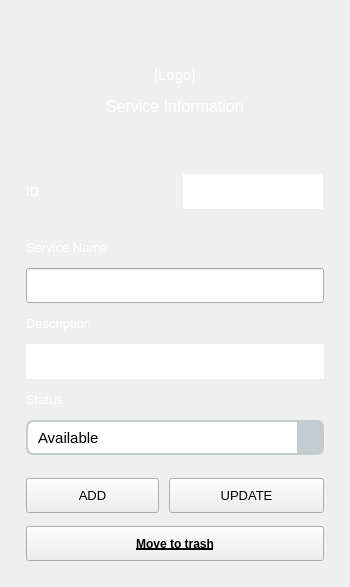
                 <widget class="QWidget" name="add_category" native="true">
                  <property name="sizePolicy">
                   <sizepolicy hsizetype="Expanding" vsizetype="Expanding">
                    <horstretch>0</horstretch>
                    <verstretch>0</verstretch>
                   </sizepolicy>
                  </property>
                  <property name="minimumSize">
                   <size>
                    <width>350</width>
                    <height>500</height>
                   </size>
                  </property>
                  <property name="maximumSize">
                   <size>
                    <width>360</width>
                    <height>16777215</height>
                   </size>
                  </property>
                  <property name="styleSheet">
                   <string notr="true">#cat_id_label, #cat_name_label, #cat_description_label, #cat_status_label, #cat_info_label, #cat_logo{
	color: white;
}</string>
                  </property>
                  <layout class="QVBoxLayout" name="verticalLayout_36">
                   <property name="spacing">
                    <number>13</number>
                   </property>
                   <property name="leftMargin">
                    <number>26</number>
                   </property>
                   <property name="topMargin">
                    <number>26</number>
                   </property>
                   <property name="rightMargin">
                    <number>26</number>
                   </property>
                   <property name="bottomMargin">
                    <number>26</number>
                   </property>
                   <item>
                    <spacer name="verticalSpacer_12">
                     <property name="orientation">
                      <enum>Qt::Vertical</enum>
                     </property>
                     <property name="sizeHint" stdset="0">
                      <size>
                       <width>20</width>
                       <height>40</height>
                      </size>
                     </property>
                    </spacer>
                   </item>
                   <item alignment="Qt::AlignHCenter|Qt::AlignVCenter">
                    <widget class="QLabel" name="cat_logo">
                     <property name="font">
                      <font>
                       <pointsize>11</pointsize>
                      </font>
                     </property>
                     <property name="text">
                      <string>[Logo]</string>
                     </property>
                    </widget>
                   </item>
                   <item alignment="Qt::AlignHCenter">
                    <widget class="QWidget" name="product_info_widget_2" native="true">
                     <property name="font">
                      <font>
                       <pointsize>11</pointsize>
                      </font>
                     </property>
                     <layout class="QHBoxLayout" name="horizontalLayout_41">
                      <property name="spacing">
                       <number>13</number>
                      </property>
                      <property name="leftMargin">
                       <number>0</number>
                      </property>
                      <property name="topMargin">
                       <number>0</number>
                      </property>
                      <property name="rightMargin">
                       <number>0</number>
                      </property>
                      <property name="bottomMargin">
                       <number>0</number>
                      </property>
                      <item>
                       <widget class="QLabel" name="cat_info_label">
                        <property name="font">
                         <font>
                          <pointsize>12</pointsize>
                          <weight>50</weight>
                          <bold>false</bold>
                         </font>
                        </property>
                        <property name="text">
                         <string>Service Information</string>
                        </property>
                       </widget>
                      </item>
                     </layout>
                    </widget>
                   </item>
                   <item>
                    <spacer name="verticalSpacer_9">
                     <property name="orientation">
                      <enum>Qt::Vertical</enum>
                     </property>
                     <property name="sizeHint" stdset="0">
                      <size>
                       <width>20</width>
                       <height>40</height>
                      </size>
                     </property>
                    </spacer>
                   </item>
                   <item>
                    <layout class="QHBoxLayout" name="horizontalLayout_42">
                     <property name="leftMargin">
                      <number>0</number>
                     </property>
                     <property name="topMargin">
                      <number>5</number>
                     </property>
                     <property name="bottomMargin">
                      <number>5</number>
                     </property>
                     <item>
                      <widget class="QLabel" name="cat_id_label">
                       <property name="font">
                        <font>
                         <pointsize>10</pointsize>
                        </font>
                       </property>
                       <property name="styleSheet">
                        <string notr="true"/>
                       </property>
                       <property name="text">
                        <string>ID</string>
                       </property>
                      </widget>
                     </item>
                     <item alignment="Qt::AlignHCenter">
                      <widget class="QLineEdit" name="id_category">
                       <property name="enabled">
                        <bool>true</bool>
                       </property>
                       <property name="sizePolicy">
                        <sizepolicy hsizetype="Minimum" vsizetype="Fixed">
                         <horstretch>0</horstretch>
                         <verstretch>0</verstretch>
                        </sizepolicy>
                       </property>
                       <property name="minimumSize">
                        <size>
                         <width>0</width>
                         <height>35</height>
                        </size>
                       </property>
                       <property name="maximumSize">
                        <size>
                         <width>16777215</width>
                         <height>35</height>
                        </size>
                       </property>
                       <property name="font">
                        <font>
                         <pointsize>11</pointsize>
                        </font>
                       </property>
                       <property name="cursor">
                        <cursorShape>ForbiddenCursor</cursorShape>
                       </property>
                       <property name="frame">
                        <bool>false</bool>
                       </property>
                       <property name="readOnly">
                        <bool>true</bool>
                       </property>
                      </widget>
                     </item>
                    </layout>
                   </item>
                   <item>
                    <widget class="QFrame" name="category_info_separator">
                     <property name="sizePolicy">
                      <sizepolicy hsizetype="Preferred" vsizetype="Expanding">
                       <horstretch>0</horstretch>
                       <verstretch>0</verstretch>
                      </sizepolicy>
                     </property>
                     <property name="maximumSize">
                      <size>
                       <width>16777215</width>
                       <height>2</height>
                      </size>
                     </property>
                     <property name="frameShape">
                      <enum>QFrame::StyledPanel</enum>
                     </property>
                     <property name="frameShadow">
                      <enum>QFrame::Raised</enum>
                     </property>
                    </widget>
                   </item>
                   <item>
                    <widget class="QLabel" name="cat_name_label">
                     <property name="font">
                      <font>
                       <pointsize>10</pointsize>
                      </font>
                     </property>
                     <property name="text">
                      <string>Service Name</string>
                     </property>
                    </widget>
                   </item>
                   <item>
                    <widget class="QLineEdit" name="product_name_category">
                     <property name="minimumSize">
                      <size>
                       <width>0</width>
                       <height>35</height>
                      </size>
                     </property>
                     <property name="font">
                      <font>
                       <pointsize>11</pointsize>
                      </font>
                     </property>
                     <property name="styleSheet">
                      <string notr="true">QLineEdit{
	padding-left: 10px;
}</string>
                     </property>
                    </widget>
                   </item>
                   <item>
                    <widget class="QLabel" name="cat_description_label">
                     <property name="font">
                      <font>
                       <pointsize>10</pointsize>
                      </font>
                     </property>
                     <property name="text">
                      <string>Description</string>
                     </property>
                    </widget>
                   </item>
                   <item>
                    <widget class="QLineEdit" name="category_description">
                     <property name="minimumSize">
                      <size>
                       <width>0</width>
                       <height>35</height>
                      </size>
                     </property>
                     <property name="maximumSize">
                      <size>
                       <width>16777215</width>
                       <height>35</height>
                      </size>
                     </property>
                     <property name="font">
                      <font>
                       <pointsize>11</pointsize>
                      </font>
                     </property>
                     <property name="styleSheet">
                      <string notr="true">QLineEdit{
	padding-left: 10px;
}</string>
                     </property>
                     <property name="frame">
                      <bool>false</bool>
                     </property>
                    </widget>
                   </item>
                   <item>
                    <widget class="QLabel" name="cat_status_label">
                     <property name="font">
                      <font>
                       <pointsize>10</pointsize>
                      </font>
                     </property>
                     <property name="text">
                      <string>Status</string>
                     </property>
                    </widget>
                   </item>
                   <item>
                    <widget class="QComboBox" name="status_category">
                     <property name="minimumSize">
                      <size>
                       <width>0</width>
                       <height>35</height>
                      </size>
                     </property>
                     <property name="font">
                      <font>
                       <pointsize>11</pointsize>
                      </font>
                     </property>
                     <property name="cursor">
                      <cursorShape>PointingHandCursor</cursorShape>
                     </property>
                     <property name="styleSheet">
                      <string notr="true">QComboBox{
	background-color:white;
	color:black;
	border-radius:7px;
    border: 2px solid #c3ccce;
	padding-left: 10px;
}

QComboBox::drop-down {
	border: 0px;
	background-color: #c3ccce;
	padding: 5px 5px;;
width: 15px;
}

QComboBox::down-arrow {
	image: url(:/icon/icon/down-arrow.png);
	width: 15px;
	height: 15px;
	padding: 10px 10px;
}</string>
                     </property>
                     <property name="editable">
                      <bool>false</bool>
                     </property>
                     <item>
                      <property name="text">
                       <string>Available</string>
                      </property>
                     </item>
                     <item>
                      <property name="text">
                       <string>Not Available</string>
                      </property>
                     </item>
                    </widget>
                   </item>
                   <item>
                    <spacer name="verticalSpacer_10">
                     <property name="orientation">
                      <enum>Qt::Vertical</enum>
                     </property>
                     <property name="sizeHint" stdset="0">
                      <size>
                       <width>20</width>
                       <height>10</height>
                      </size>
                     </property>
                    </spacer>
                   </item>
                   <item>
                    <widget class="QWidget" name="widget_16" native="true">
                     <property name="sizePolicy">
                      <sizepolicy hsizetype="Preferred" vsizetype="Expanding">
                       <horstretch>0</horstretch>
                       <verstretch>0</verstretch>
                      </sizepolicy>
                     </property>
                     <layout class="QVBoxLayout" name="verticalLayout_43">
                      <property name="spacing">
                       <number>13</number>
                      </property>
                      <property name="leftMargin">
                       <number>0</number>
                      </property>
                      <property name="topMargin">
                       <number>0</number>
                      </property>
                      <property name="rightMargin">
                       <number>0</number>
                      </property>
                      <property name="bottomMargin">
                       <number>0</number>
                      </property>
                      <item>
                       <layout class="QHBoxLayout" name="horizontalLayout_51">
                        <property name="spacing">
                         <number>10</number>
                        </property>
                        <item>
                         <widget class="QPushButton" name="add_category_btn">
                          <property name="sizePolicy">
                           <sizepolicy hsizetype="Expanding" vsizetype="Fixed">
                            <horstretch>0</horstretch>
                            <verstretch>0</verstretch>
                           </sizepolicy>
                          </property>
                          <property name="minimumSize">
                           <size>
                            <width>0</width>
                            <height>35</height>
                           </size>
                          </property>
                          <property name="maximumSize">
                           <size>
                            <width>16777215</width>
                            <height>35</height>
                           </size>
                          </property>
                          <property name="font">
                           <font>
                            <pointsize>10</pointsize>
                           </font>
                          </property>
                          <property name="cursor">
                           <cursorShape>PointingHandCursor</cursorShape>
                          </property>
                          <property name="text">
                           <string>ADD</string>
                          </property>
                         </widget>
                        </item>
                        <item>
                         <widget class="QPushButton" name="edit_category_btn">
                          <property name="sizePolicy">
                           <sizepolicy hsizetype="Expanding" vsizetype="Maximum">
                            <horstretch>0</horstretch>
                            <verstretch>0</verstretch>
                           </sizepolicy>
                          </property>
                          <property name="minimumSize">
                           <size>
                            <width>155</width>
                            <height>35</height>
                           </size>
                          </property>
                          <property name="maximumSize">
                           <size>
                            <width>16777215</width>
                            <height>16777215</height>
                           </size>
                          </property>
                          <property name="font">
                           <font>
                            <pointsize>10</pointsize>
                           </font>
                          </property>
                          <property name="cursor">
                           <cursorShape>PointingHandCursor</cursorShape>
                          </property>
                          <property name="text">
                           <string>UPDATE</string>
                          </property>
                         </widget>
                        </item>
                       </layout>
                      </item>
                      <item>
                       <layout class="QHBoxLayout" name="horizontalLayout_43">
                        <item>
                         <widget class="QPushButton" name="delete_category_btn">
                          <property name="sizePolicy">
                           <sizepolicy hsizetype="Expanding" vsizetype="Minimum">
                            <horstretch>0</horstretch>
                            <verstretch>0</verstretch>
                           </sizepolicy>
                          </property>
                          <property name="minimumSize">
                           <size>
                            <width>0</width>
                            <height>35</height>
                           </size>
                          </property>
                          <property name="maximumSize">
                           <size>
                            <width>16777215</width>
                            <height>16777215</height>
                           </size>
                          </property>
                          <property name="font">
                           <font>
                            <pointsize>9</pointsize>
                            <weight>75</weight>
                            <bold>true</bold>
                            <underline>true</underline>
                           </font>
                          </property>
                          <property name="cursor">
                           <cursorShape>PointingHandCursor</cursorShape>
                          </property>
                          <property name="text">
                           <string>Move to trash</string>
                          </property>
                         </widget>
                        </item>
                       </layout>
                      </item>
                     </layout>
                    </widget>
                   </item>
                  </layout>
                 </widget>
